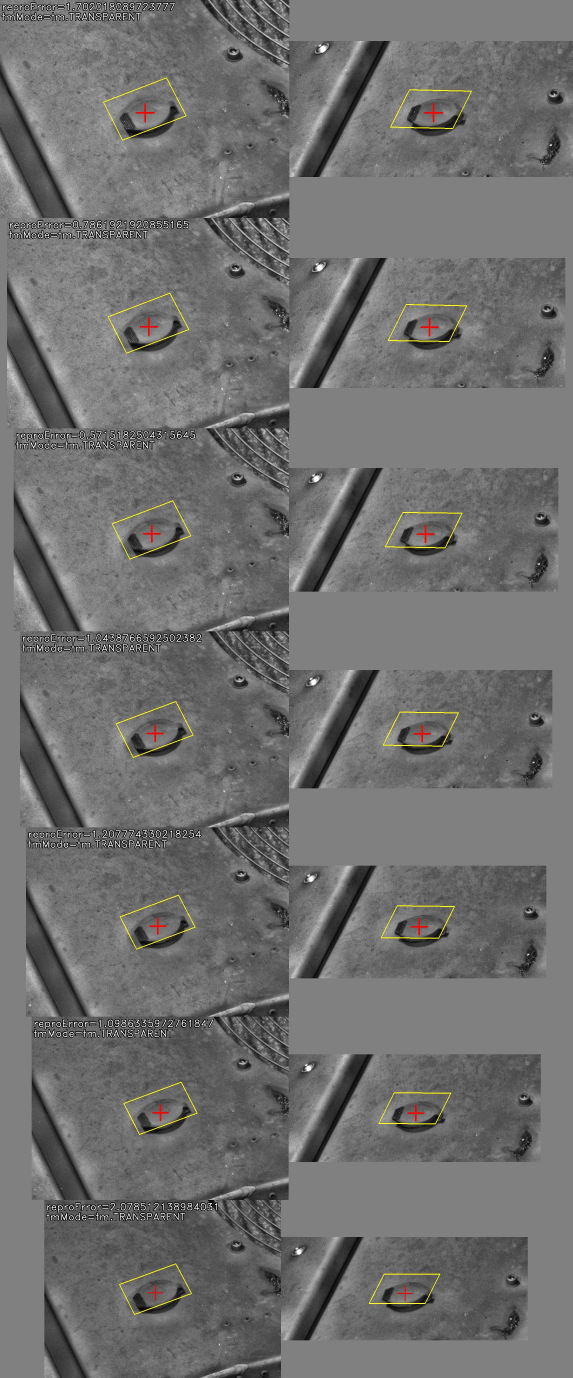
#> input picture tmp/snapshots-Deckel seitlich Links-Good-tm.TRANSPARENT.jpg, 1717 x 4133 px, given in place of tcr3dschraubeKleinGanzLinkeSeite_L.png, which was not available (shown at 1/3 size)
$ python wtmObject.py
#> lines starting #> are read from the running program, lines starting #| are printed output that depends on the picture; pictures that were not available may be replaced by others from this repository, and a replacement may not be noted
### wtmAux.py
# Verschiedene Hilfsfunktionen
import scipy.io.matlab
import numpy as np
import cv2


# Lädt ein .mat File und liefert das angegebene Struct zurück.
# Es kann auf dem Returnobjekt direkt mit den Strukturnamen gearbeitet werden:
# obj.CameraData1.ImageSize  etc...
# siehe https://docs.scipy.org/doc/scipy/reference/tutorial/io.html
def ___loadconfigmat(filename, structname='paramStruct'):
#> called with filename = 'cfg/cameracalib.mat', structname = 'paramStruct'
    cfg = scipy.io.loadmat(filename, struct_as_record=False, squeeze_me=True)
#> (reads cfg/cameracalib.mat from the repository)
    return cfg[structname]


def loadconfig(filename, structname='paramStruct'):
    if '.mat' in filename:
        return ___loadconfigmat(filename, structname)
#> (reads cfg/F.mat from the repository)
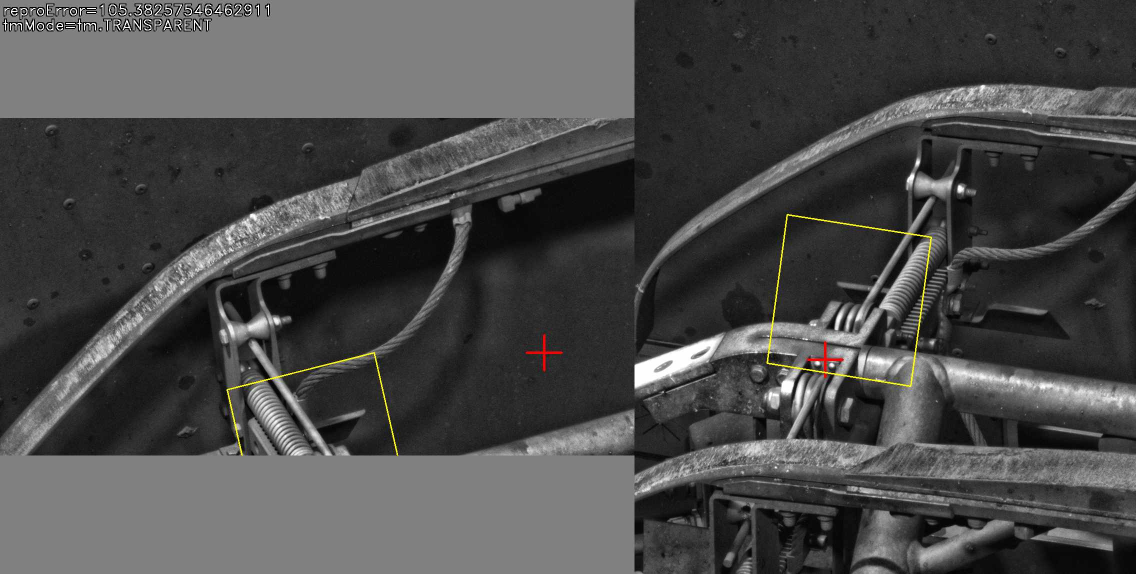
#> input picture tmp/snapshots-FederhalterLinksV2-Bad-tm.TRANSPARENT.jpg, 2272 x 1148 px, given in place of tcr3dschraubeKleinGanzLinkeSeite_R.png, which was not available (shown at 1/2 size)
    if '.yaml' in filename or '.yml' in filename:
        return ...  # Removed
    if '.ini' in filename:
        return ...  # Removed


# [104 lines left out: functions mixtochannel, imgMergerH, imgMergerV, putBetterText, separateRGB, not called in this run]


def clahe(img, pxPerBlock=50, channel=None):
    """"Verbessert den kontrast im angegebenen Kanal.
    :param img: Bild (1 oder 3 Kanal)
    :param pxPerBlock: Zur Berechnung des CLAHE Parameters 'grid'
    :param channel: Optional angeben, welcher Kanal optimiert werden soll"""
#> called with pxPerBlock = 50

    if len(img) == 0 or img.shape[0] == 0 or img.shape[1] == 0: raise ValueError('image empty')

    # Kanal aus RGB separieren, falls RGB Bild (Kanalnr als Arg. vorhanden)
    if channel is not None:
        ch = img[:, :, channel]
    else:
        ch = img.copy()

    # grid ist abhängig von der bildgrösse aber immer mind. 2x2
    px = 0.5 * (ch.shape[0] + ch.shape[1])
#> px = 2925
    grid = round(px / pxPerBlock)
#> grid = 58
    if grid < 2: grid = 2

    # Kontrast verbessern
    clahe = cv2.createCLAHE(clipLimit=2, tileGridSize=(grid, grid))
    ch = clahe.apply(ch)
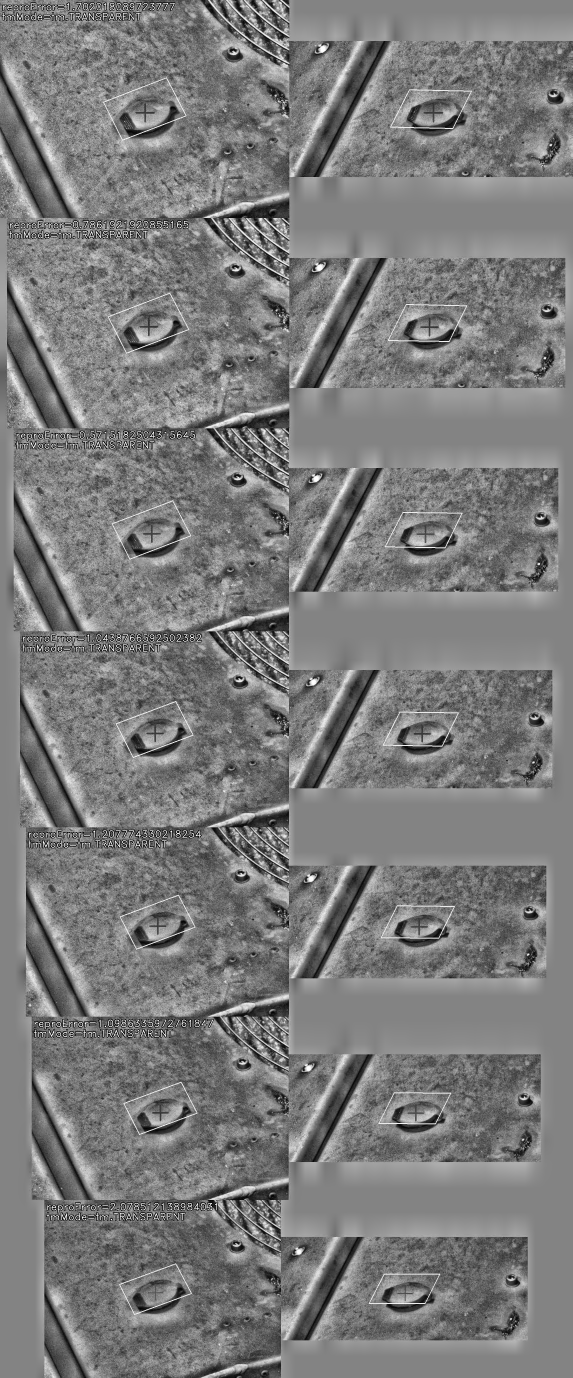
#> ch: shape (4133, 1717) (shown at 1/3 size); min 0, max 255, mean 123.4

    # Verbesserter Kanal wieder in RGB-Bild einfügen, falls RGB
    if img.ndim == 3:
        res = img.copy()
        res[:, :, channel] = ch
    else:
        res = ch

    return res

### wtmCalib.py
# Kann ein MAtlab Struct laden mit den Cameradaten.
# MAtlab speichert die Daten jeweils transponiert.

import numpy
import wtmAux


class CalibData:
    def __init__(self, cfile="cfg/cameracalib.mat", ffile="cfg/F.mat"):
        self.files = [cfile, ffile]
        self.__cal = wtmAux.loadconfig(cfile)
        self.f = wtmAux.loadconfig(ffile, "F")
        self.rl = numpy.eye(3)
        self.tl = numpy.zeros(3)
        self.rr = self.__cal.RotationOfCamera2.transpose()
        self.tr = self.__cal.TranslationOfCamera2.transpose()
        self.kl = self.__cal.CameraParameters1.IntrinsicMatrix.transpose()
        self.kr = self.__cal.CameraParameters2.IntrinsicMatrix.transpose()
        self.drl = self.__cal.CameraParameters1.RadialDistortion   # distortion radial left
        self.drr = self.__cal.CameraParameters2.RadialDistortion   # distortion radial left

        # this is just a 5 × 1 matrix containing k1, k2, p1, p2, and k3( in thatorder):
        self.drl = numpy.append(self.drl, [0, 0, 0])
        self.drr = numpy.append(self.drr, [0, 0, 0])

        # Projektionsmatrizen zusammensetzen/berechnen nach Zissermann 6.8
        # P = K*[T|t]
        self.pl = numpy.matmul(self.kl, numpy.column_stack((self.rl, self.tl.T)))
        self.pr = numpy.matmul(self.kr, numpy.column_stack((self.rr, self.tr.T)))


    # [23 lines left out: function __str__, not called in this run]


# [3 lines that do not run on import are left out]

### wtmObject.py
""" Objekt, das in den Modulen wtmComposition und wtmScene verarbeitet werden kann.

 Definition: Bezugssystem Kamera (camera) <---> Bezugssystem Zug (machine) = cam <---> mac

 Klasse MachineObject:
 Ein Objekt ist ein Teil/Obejekt/Feature auf dem Zugdach
 Von einem Objekt bestehen zwei Patches, von jeder Kamera eine Aufnahme, verzerrt in eine flache Draufsicht.

 Klasse Positionen:
 Darin sind alle gemessenen Positionen aufgeführt. Erweiterung einer Liste, vom Typ "Position"

 Klasse Position:
 eine einzelne Messung. Repräsntiert die 3d Koordinaten in beiden Bezugssystemen cam und mac (Kamera und Zug)
 Die Bildnamen zeigen, in welchem Bildpaar die Messung vorgenommen wurde. """


import numpy as np
import cv2, math
from wtmAux import clahe, imgMergerV, imgMergerH, putBetterText
import wtmComposition
import wtmEnum
from rigid_transform_3d import rmserror

class Position:
    # Eine gemessene Position eines Objekts. Jeweils in beiden unterschiedliechen Bezugssystemen.
    # Die Bildernamen zeigen, in welchem Bildpaar die Messung erfolgte.

    # [10 lines left out: function __init__, not called in this run]

    def __str__(self):
        return f"Position in scene <{self.sceneName}>:\tcamera: {self.cam}\t\tmachine: {self.mac}\n"


class Positions(list):
    # Liste mit den gemessenen Positionen vom Typ 'Position'
    # [6 lines left out: function __str__, not called in this run]


class MachineObject:
    """ Ein Objekt ist ein Teil/Obejekt/Feature auf dem Zugdach

         Von einem Objekt bestehen zwei Patches, von jeder Kamera eine
         Aufnahme, verzerrt in eine flache Draufsicht."""

    maxReproError = 4

    # [160 lines left out: functions __init__, positions, rejectedPositions, avgPosMac, avgPosCam, rmserror and 6 more, not called in this run]
#> call 2 of clahe, with pxPerBlock = 50
#> in clahe (call 2), `ch = clahe.apply(ch)`:
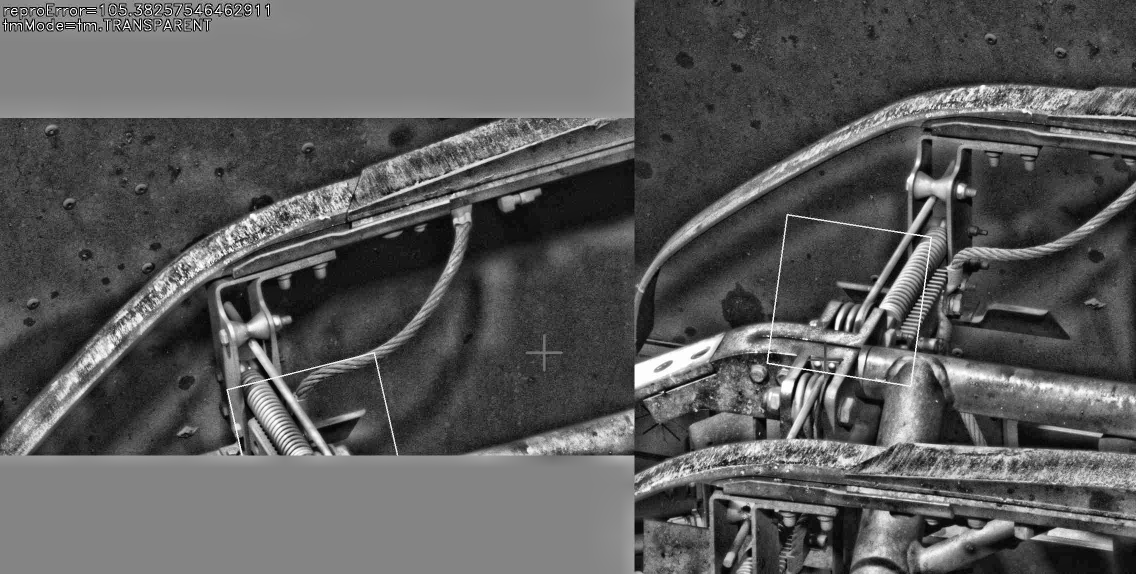
#> ch: shape (1148, 2272) (shown at 1/2 size); min 0, max 255, mean 91.4

        assert (self.patchimageOriginalL.size > 0)
#> (the run stopped early here; a loop or call above may not have finished)
